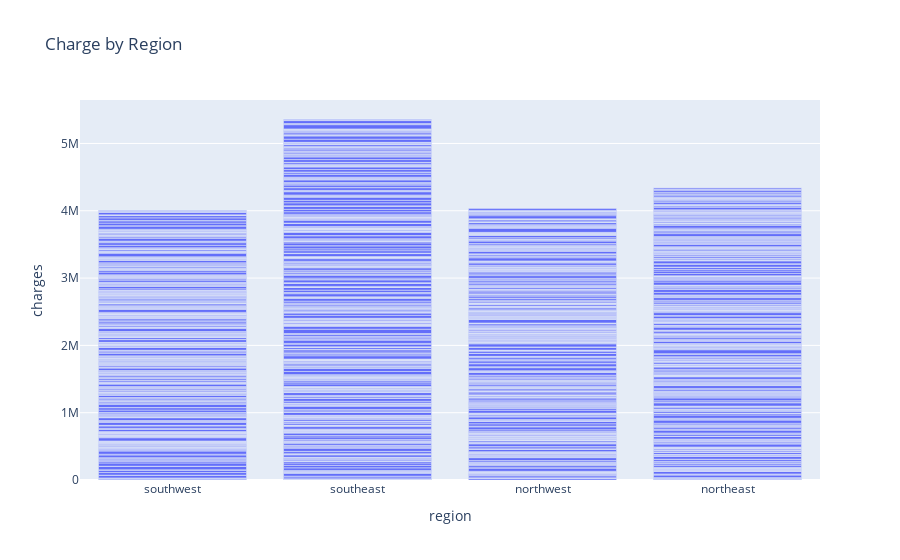

The code cell stored with this chart in its notebook:
### Code cell
fig = px.bar(df, x="region", y="charges", title='Charge by Region')
fig.show()

### Figure 1 — Plotly figure (JSON) as saved in the notebook; plotly's stock layout.template omitted (floating-point values rounded to 4 significant figures; data arrays with more than 128 entries replaced by an {"elided": "..."} marker saying what was removed)
{"data": [{"alignmentgroup": "True", "hovertemplate": "region=%{x}<br>charges=%{y}<extra></extra>", "legendgroup": "", "marker": {"color": "#636efa", "pattern": {"shape": ""}}, "name": "", "offsetgroup": "", "orientation": "v", "showlegend": false, "textposition": "auto", "type": "bar", "x": {"elided": "1338 str values"}, "xaxis": "x", "y": {"elided": "1338 float values"}, "yaxis": "y"}], "layout": {"barmode": "relative", "legend": {"tracegroupgap": 0}, "title": {"text": "Charge by Region"}, "xaxis": {"anchor": "y", "domain": [0, 1], "title": {"text": "region"}}, "yaxis": {"anchor": "x", "domain": [0, 1], "title": {"text": "charges"}}}}
